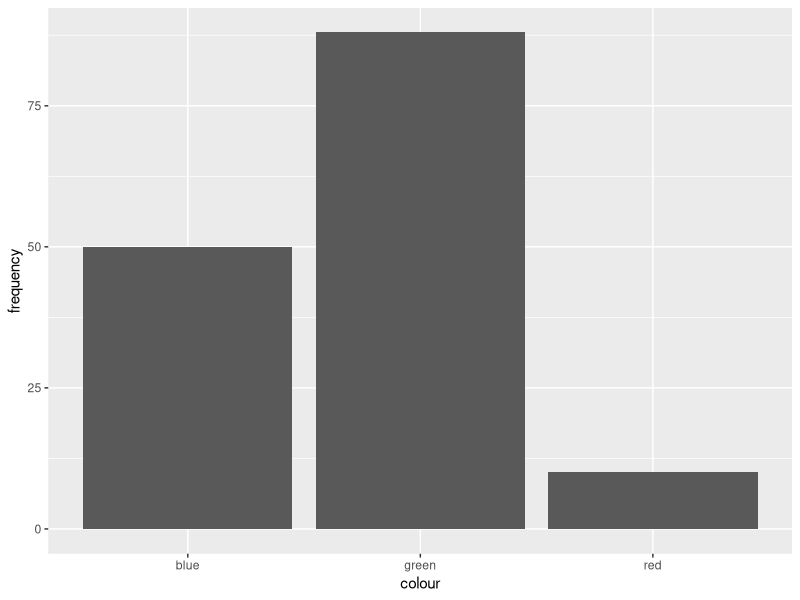
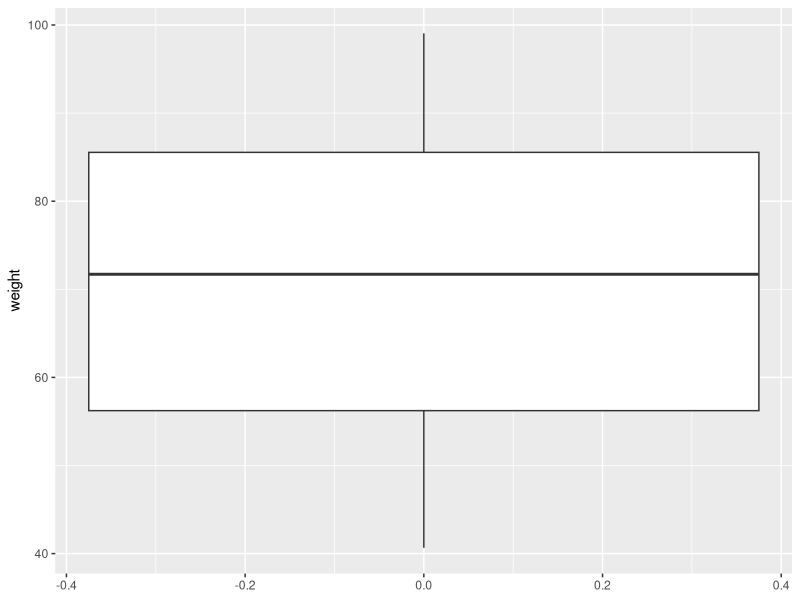

The R script that drew these images, in order:
## ---- chunk 1
knitr::opts_chunk$set(fig.retina = 2, message = FALSE, warning = FALSE)
## ---- chunk 2
library(ggplot2)    # charts
library(dplyr)      # data manipulation

data.frame(colour = c('red', 'blue', 'green'),
           frequency = c(10, 50, 88)) %>%
  ggplot(aes(x = colour, y = frequency)) +
  geom_col()
## ---- chunk 3
# generate 50 random number from 40 to 100
data.frame(weight = runif(n = 50, min = 40, max = 100)) %>% 
  ggplot(aes(y = weight)) +
  geom_boxplot()
## ---- chunk 4
data.frame(student = c(LETTERS[1:5]),
           test1 = c(3, 1, 5, 3, 3),
           test2 = c(4, 3, 5, 5, 5),
           test3 = c(5, 5, 5, 5, 5),
           test4 = c(6, 7, 5, 7, 6),
           test5 = c(7, 9, 5, NA, 6)) %>%
  knitr::kable()
